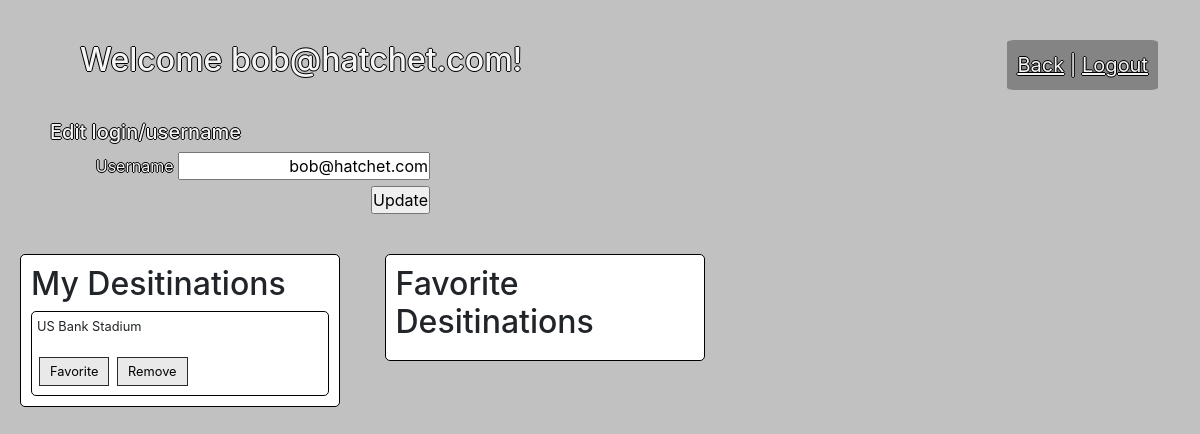
The page /users/2/account_page (signed in) on the database as committed earlier.
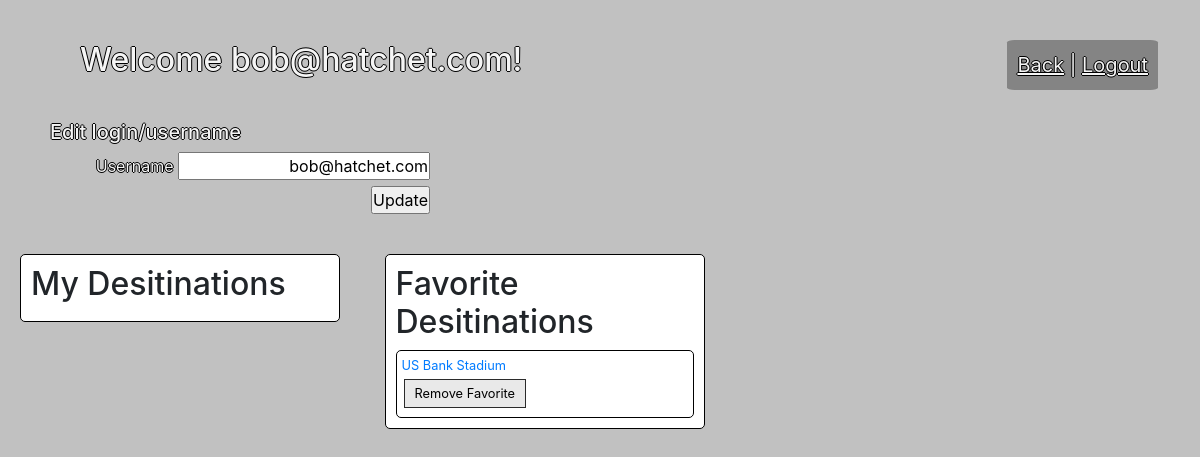
The same page on the database as committed later.
### server/models/users.py (models this page shows, shortened)
class User(db.Model):
    __tablename__ = 'users'
    id = db.Column(db.Integer, primary_key=True)
    username = db.Column(db.String(255), nullable=False)
    pw_hash = db.Column(db.String(255), nullable=False)
    created_at = db.Column(
        db.DateTime, server_default=func.now()
    )
    updated_at = db.Column(
        db.DateTime, server_default=func.now(), onupdate=func.now()
    )
    locations_this_user_likes = db.relationship('Location', secondary=likes_table, cascade='all')

### server/models/locations.py (models this page shows, shortened)
class Location(db.Model):
    __tablename__ = 'locations'
    id = db.Column(db.Integer, primary_key=True)
    user_id = db.Column(
        db.Integer, db.ForeignKey("users.id"), nullable=False
    )
    address = db.Column(db.String(255), nullable=False)
    created_at = db.Column(
        db.DateTime, server_default=func.now()
    )
    updated_at = db.Column(
        db.DateTime, server_default=func.now(), onupdate=func.now()
    )
    user=db.relationship(
        'User', foreign_keys=[user_id], backref=db.backref(
            "locations", cascade="all, delete-orphan"
            )
    )
    users_who_like_this_location = db.relationship('User', secondary=likes_table, cascade='all')

### server/controllers/users.py (the view)
def account_page(user_id):
    current_user = User.query.get(session['user_id'])
    user = User.query.get(user_id)
    if current_user.id == user.id:
        locations = Location.query.filter_by(user_id=current_user.id)
        return render_template('account_page.html', current_user=current_user, user=user, locations=locations)
    return redirect(url_for('dashboard'))

### client/templates/account_page.html (shortened to what this page needs)
{% extends './layout.html' %}
{% block body %}
<div class="wrapper">
  {% if 'user_id' in session %}
    <div class='header'>
      <h2>Welcome {{user['username']}}!</h2>
      <div class="header_right">
        <a href="{{url_for('dashboard')}}">Back</a>  |
        <a href="{{url_for('users:logout')}}">Logout</a>
      </div><br>
    </div>
  {% endif %}
  <div class='edit_form'>
    {% if current_user.id == user.id %}
      <h5>Edit login/username</h5>
      <form action="editing" method="post">
        <label for="username">Username</label>
        <input type="text" name="username" value="{{user['username']}}" required><br>
        <input type="submit" value="Update">
      </form>
    {% endif %}
  </div>
  <div class="location_list">
    <h2>My Desitinations</h2>
    {% for location in locations %}
      {% if location not in user.locations_this_user_likes %}
        <div class="location">
          <p>{{location.address}}</p>
          <a href="{{url_for('locations:like', location_id=location.id)}}" class='button'>Favorite</a>
          <a href="{{url_for('locations:remove_destination', location_id=location.id)}}" class="button">Remove</a>
        </div>
      {% endif %}
    {% endfor %}
  </div>
  <div class="liked_location_list">
    <h2>Favorite Desitinations</h2>
      {% for location in user.locations_this_user_likes %}
          <div class="location">
              <a href="{{url_for('dashboard')}}">
              {{location['address']}}</a><br>
              <a href="{{url_for('locations:remove_like', location_id=location.id)}}" class='button'>Remove Favorite</a>
          </div>
      {% endfor %}
  </div>
</div>
{% endblock %}

### client/templates/layout.html (shortened to what this page needs)
<!DOCTYPE html>
<html lang="en">
<head>
  <link rel="stylesheet" href="https://stackpath.bootstrapcdn.com/bootstrap/4.3.1/css/bootstrap.min.css">
  <link rel="stylesheet" href="{{ url_for('static', filename='css/main.css') }}">
  <link rel="stylesheet" href="{{ url_for('static', filename='css/map.css') }}">
  <link rel="stylesheet" href="https://unpkg.com/leaflet@1.4.0/dist/leaflet.css"
/>
  <link rel="stylesheet" href="https://unpkg.com/leaflet@1.2.0/dist/leaflet.css" />
  <link rel="stylesheet" href="https://unpkg.com/leaflet-routing-machine@latest/dist/leaflet-routing-machine.css" />
  <link rel="stylesheet" href="https://unpkg.com/leaflet-control-geocoder/dist/Control.Geocoder.css" />
</head>
<body>
    {% block body %}{% endblock %}
</body>
</html>

### client/static/css/main.css (style rules this page uses)
* { margin: 0; padding: 0; }
.wrapper { width: 100%; min-height: 100vh; margin: 0px; background-color: rgba(168, 168, 168, 0.712); }
.header { margin: 0px 10px; padding: 10px; display: flex; align-items: center; width: 99%; height: 100px; font-size: 1.25em; }
.header_right { align-self: flex-end; margin-left: auto; margin-right: 30px; padding: 10px; background-color: rgba(94, 94, 94, 0.616); color: whitesmoke; text-shadow: -1px 0 black, 0 1px black, 1px 0 black, 0 -1px black; border-radius: 5%; }
.header_right a { vertical-align: top; color: whitesmoke; text-shadow: -1px 0 black, 0 1px black, 1px 0 black, 0 -1px black; text-decoration: underline; }
.header h2 { margin: 30px 10px 10px 60px; color: whitesmoke; text-shadow: -1px 0 black, 0 1px black, 1px 0 black, 0 -1px black; }
.button { background-color: #e9e9e9; color: black; padding: 4px 10px; text-align: center; text-decoration: none; display: inline-block; border: solid rgb(43, 43, 43) 1px; margin: 4px 2px; }
.edit_form { width: 400px; margin: 10px; margin-left: 40px; padding: 10px; border-radius: 5%; color: whitesmoke; text-shadow: -1px 0 black, 0 1px black, 1px 0 black, 0 -1px black; }
.edit_form form { margin: 0px auto; text-align-last: right; color: whitesmoke; text-shadow: -1px 0 black, 0 1px black, 1px 0 black, 0 -1px black; }
.location_list { margin: 20px; padding: 10px; width: 320px; border: 1px solid black; border-radius: 5px; background-color: white; display: inline-block; vertical-align: top; }
.liked_location_list { margin: 20px; padding: 10px; width: 320px; border: 1px solid black; border-radius: 5px; background-color: white; display: inline-block; vertical-align: top; }
.location { border: 1px solid black; border-radius: 5px; padding: 5px; font-size: .8em; }

Rows that differ between the two databases and show on the page:
changed Location "US Bank Stadium": moves from the list under "My Desitinations" to the list under "Favorite Desitinations"
